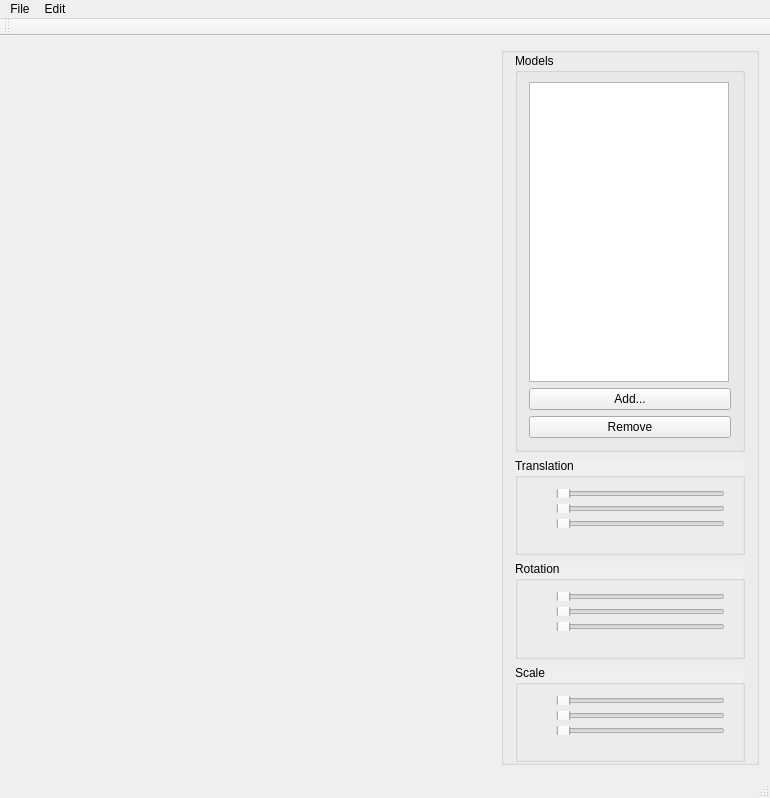
<?xml version="1.0" encoding="UTF-8"?>
<ui version="4.0">
 <class>MainWindow</class>
 <widget class="QMainWindow" name="MainWindow">
  <property name="geometry">
   <rect>
    <x>0</x>
    <y>0</y>
    <width>770</width>
    <height>798</height>
   </rect>
  </property>
  <property name="maximumSize">
   <size>
    <width>770</width>
    <height>16777215</height>
   </size>
  </property>
  <property name="windowTitle">
   <string>MainWindow</string>
  </property>
  <widget class="QWidget" name="centralWidget">
   <layout class="QHBoxLayout" name="horizontalLayout">
    <item>
     <widget class="BasicOpenGLView" name="oglwidget" native="true">
      <property name="sizePolicy">
       <sizepolicy hsizetype="Expanding" vsizetype="Expanding">
        <horstretch>0</horstretch>
        <verstretch>0</verstretch>
       </sizepolicy>
      </property>
      <property name="minimumSize">
       <size>
        <width>400</width>
        <height>300</height>
       </size>
      </property>
     </widget>
    </item>
    <item alignment="Qt::AlignRight">
     <widget class="QGroupBox" name="groupBox">
      <property name="sizePolicy">
       <sizepolicy hsizetype="Minimum" vsizetype="Preferred">
        <horstretch>0</horstretch>
        <verstretch>0</verstretch>
       </sizepolicy>
      </property>
      <property name="minimumSize">
       <size>
        <width>250</width>
        <height>0</height>
       </size>
      </property>
      <property name="title">
       <string/>
      </property>
      <layout class="QVBoxLayout" name="verticalLayout_2">
       <property name="topMargin">
        <number>0</number>
       </property>
       <property name="bottomMargin">
        <number>0</number>
       </property>
       <item alignment="Qt::AlignTop">
        <widget class="QGroupBox" name="groupModels">
         <property name="enabled">
          <bool>true</bool>
         </property>
         <property name="minimumSize">
          <size>
           <width>230</width>
           <height>0</height>
          </size>
         </property>
         <property name="maximumSize">
          <size>
           <width>230</width>
           <height>16777215</height>
          </size>
         </property>
         <property name="title">
          <string>Models</string>
         </property>
         <layout class="QVBoxLayout" name="verticalLayout">
          <property name="topMargin">
           <number>9</number>
          </property>
          <item>
           <widget class="QListWidget" name="listWidget">
            <property name="sizePolicy">
             <sizepolicy hsizetype="Expanding" vsizetype="Fixed">
              <horstretch>0</horstretch>
              <verstretch>0</verstretch>
             </sizepolicy>
            </property>
            <property name="minimumSize">
             <size>
              <width>200</width>
              <height>300</height>
             </size>
            </property>
            <property name="maximumSize">
             <size>
              <width>200</width>
              <height>16777215</height>
             </size>
            </property>
            <property name="alternatingRowColors">
             <bool>true</bool>
            </property>
            <property name="selectionMode">
             <enum>QAbstractItemView::ExtendedSelection</enum>
            </property>
            <property name="selectionBehavior">
             <enum>QAbstractItemView::SelectRows</enum>
            </property>
            <property name="selectionRectVisible">
             <bool>true</bool>
            </property>
           </widget>
          </item>
          <item>
           <widget class="QPushButton" name="addButton">
            <property name="text">
             <string>Add...</string>
            </property>
           </widget>
          </item>
          <item>
           <widget class="QPushButton" name="removeButton">
            <property name="text">
             <string>Remove</string>
            </property>
           </widget>
          </item>
         </layout>
        </widget>
       </item>
       <item>
        <widget class="QGroupBox" name="groupTranslation">
         <property name="autoFillBackground">
          <bool>true</bool>
         </property>
         <property name="title">
          <string>Translation</string>
         </property>
         <widget class="QWidget" name="layoutWidget">
          <property name="geometry">
           <rect>
            <x>30</x>
            <y>20</y>
            <width>191</width>
            <height>61</height>
           </rect>
          </property>
          <layout class="QVBoxLayout" name="verticalLayout_3">
           <item>
            <widget class="QSlider" name="slide_transx">
             <property name="sizePolicy">
              <sizepolicy hsizetype="Expanding" vsizetype="Fixed">
               <horstretch>0</horstretch>
               <verstretch>0</verstretch>
              </sizepolicy>
             </property>
             <property name="minimumSize">
              <size>
               <width>0</width>
               <height>5</height>
              </size>
             </property>
             <property name="maximumSize">
              <size>
               <width>16777215</width>
               <height>20</height>
              </size>
             </property>
             <property name="value">
              <number>0</number>
             </property>
             <property name="orientation">
              <enum>Qt::Horizontal</enum>
             </property>
            </widget>
           </item>
           <item>
            <widget class="QSlider" name="slide_transy">
             <property name="sizePolicy">
              <sizepolicy hsizetype="Expanding" vsizetype="Fixed">
               <horstretch>0</horstretch>
               <verstretch>0</verstretch>
              </sizepolicy>
             </property>
             <property name="minimumSize">
              <size>
               <width>0</width>
               <height>5</height>
              </size>
             </property>
             <property name="maximumSize">
              <size>
               <width>16777215</width>
               <height>20</height>
              </size>
             </property>
             <property name="orientation">
              <enum>Qt::Horizontal</enum>
             </property>
            </widget>
           </item>
           <item>
            <widget class="QSlider" name="slide_transz">
             <property name="sizePolicy">
              <sizepolicy hsizetype="Expanding" vsizetype="Fixed">
               <horstretch>0</horstretch>
               <verstretch>0</verstretch>
              </sizepolicy>
             </property>
             <property name="minimumSize">
              <size>
               <width>0</width>
               <height>5</height>
              </size>
             </property>
             <property name="maximumSize">
              <size>
               <width>16777215</width>
               <height>20</height>
              </size>
             </property>
             <property name="orientation">
              <enum>Qt::Horizontal</enum>
             </property>
            </widget>
           </item>
          </layout>
         </widget>
         <widget class="QWidget" name="layoutWidget">
          <property name="geometry">
           <rect>
            <x>10</x>
            <y>20</y>
            <width>12</width>
            <height>65</height>
           </rect>
          </property>
          <layout class="QVBoxLayout" name="verticalLayout_4">
           <item>
            <widget class="QLabel" name="label">
             <property name="styleSheet">
              <string notr="true"/>
             </property>
             <property name="text">
              <string>x</string>
             </property>
            </widget>
           </item>
           <item>
            <widget class="QLabel" name="label_2">
             <property name="styleSheet">
              <string notr="true"/>
             </property>
             <property name="text">
              <string>y</string>
             </property>
            </widget>
           </item>
           <item>
            <widget class="QLabel" name="label_3">
             <property name="styleSheet">
              <string notr="true"/>
             </property>
             <property name="text">
              <string>z</string>
             </property>
            </widget>
           </item>
          </layout>
         </widget>
         <zorder>layoutWidget</zorder>
         <zorder>layoutWidget</zorder>
        </widget>
       </item>
       <item>
        <widget class="QGroupBox" name="groupRotation">
         <property name="autoFillBackground">
          <bool>true</bool>
         </property>
         <property name="title">
          <string>Rotation</string>
         </property>
         <widget class="QWidget" name="layoutWidget">
          <property name="geometry">
           <rect>
            <x>10</x>
            <y>20</y>
            <width>12</width>
            <height>65</height>
           </rect>
          </property>
          <layout class="QVBoxLayout" name="verticalLayout_5">
           <item>
            <widget class="QLabel" name="label_4">
             <property name="styleSheet">
              <string notr="true"/>
             </property>
             <property name="text">
              <string>x</string>
             </property>
            </widget>
           </item>
           <item>
            <widget class="QLabel" name="label_5">
             <property name="styleSheet">
              <string notr="true"/>
             </property>
             <property name="text">
              <string>y</string>
             </property>
            </widget>
           </item>
           <item>
            <widget class="QLabel" name="label_6">
             <property name="styleSheet">
              <string notr="true"/>
             </property>
             <property name="text">
              <string>z</string>
             </property>
            </widget>
           </item>
          </layout>
         </widget>
         <widget class="QWidget" name="layoutWidget_2">
          <property name="geometry">
           <rect>
            <x>30</x>
            <y>20</y>
            <width>191</width>
            <height>61</height>
           </rect>
          </property>
          <layout class="QVBoxLayout" name="verticalLayout_6">
           <item>
            <widget class="QSlider" name="slide_rotx">
             <property name="sizePolicy">
              <sizepolicy hsizetype="Expanding" vsizetype="Fixed">
               <horstretch>0</horstretch>
               <verstretch>0</verstretch>
              </sizepolicy>
             </property>
             <property name="minimumSize">
              <size>
               <width>0</width>
               <height>5</height>
              </size>
             </property>
             <property name="maximumSize">
              <size>
               <width>16777215</width>
               <height>20</height>
              </size>
             </property>
             <property name="value">
              <number>0</number>
             </property>
             <property name="orientation">
              <enum>Qt::Horizontal</enum>
             </property>
            </widget>
           </item>
           <item>
            <widget class="QSlider" name="slide_roty">
             <property name="sizePolicy">
              <sizepolicy hsizetype="Expanding" vsizetype="Fixed">
               <horstretch>0</horstretch>
               <verstretch>0</verstretch>
              </sizepolicy>
             </property>
             <property name="minimumSize">
              <size>
               <width>0</width>
               <height>5</height>
              </size>
             </property>
             <property name="maximumSize">
              <size>
               <width>16777215</width>
               <height>20</height>
              </size>
             </property>
             <property name="orientation">
              <enum>Qt::Horizontal</enum>
             </property>
            </widget>
           </item>
           <item>
            <widget class="QSlider" name="slide_rotz">
             <property name="sizePolicy">
              <sizepolicy hsizetype="Expanding" vsizetype="Fixed">
               <horstretch>0</horstretch>
               <verstretch>0</verstretch>
              </sizepolicy>
             </property>
             <property name="minimumSize">
              <size>
               <width>0</width>
               <height>5</height>
              </size>
             </property>
             <property name="maximumSize">
              <size>
               <width>16777215</width>
               <height>20</height>
              </size>
             </property>
             <property name="orientation">
              <enum>Qt::Horizontal</enum>
             </property>
            </widget>
           </item>
          </layout>
         </widget>
        </widget>
       </item>
       <item>
        <widget class="QGroupBox" name="groupScale">
         <property name="enabled">
          <bool>true</bool>
         </property>
         <property name="autoFillBackground">
          <bool>true</bool>
         </property>
         <property name="title">
          <string>Scale</string>
         </property>
         <widget class="QWidget" name="layoutWidget_3">
          <property name="geometry">
           <rect>
            <x>10</x>
            <y>20</y>
            <width>12</width>
            <height>65</height>
           </rect>
          </property>
          <layout class="QVBoxLayout" name="verticalLayout_7">
           <item>
            <widget class="QLabel" name="label_7">
             <property name="styleSheet">
              <string notr="true"/>
             </property>
             <property name="text">
              <string>x</string>
             </property>
            </widget>
           </item>
           <item>
            <widget class="QLabel" name="label_8">
             <property name="styleSheet">
              <string notr="true"/>
             </property>
             <property name="text">
              <string>y</string>
             </property>
            </widget>
           </item>
           <item>
            <widget class="QLabel" name="label_9">
             <property name="styleSheet">
              <string notr="true"/>
             </property>
             <property name="text">
              <string>z</string>
             </property>
            </widget>
           </item>
          </layout>
         </widget>
         <widget class="QWidget" name="layoutWidget_4">
          <property name="geometry">
           <rect>
            <x>30</x>
            <y>20</y>
            <width>191</width>
            <height>61</height>
           </rect>
          </property>
          <layout class="QVBoxLayout" name="verticalLayout_8">
           <item>
            <widget class="QSlider" name="slide_scalex">
             <property name="sizePolicy">
              <sizepolicy hsizetype="Expanding" vsizetype="Fixed">
               <horstretch>0</horstretch>
               <verstretch>0</verstretch>
              </sizepolicy>
             </property>
             <property name="minimumSize">
              <size>
               <width>0</width>
               <height>5</height>
              </size>
             </property>
             <property name="maximumSize">
              <size>
               <width>16777215</width>
               <height>20</height>
              </size>
             </property>
             <property name="value">
              <number>0</number>
             </property>
             <property name="orientation">
              <enum>Qt::Horizontal</enum>
             </property>
            </widget>
           </item>
           <item>
            <widget class="QSlider" name="slide_scaley">
             <property name="sizePolicy">
              <sizepolicy hsizetype="Expanding" vsizetype="Fixed">
               <horstretch>0</horstretch>
               <verstretch>0</verstretch>
              </sizepolicy>
             </property>
             <property name="minimumSize">
              <size>
               <width>0</width>
               <height>5</height>
              </size>
             </property>
             <property name="maximumSize">
              <size>
               <width>16777215</width>
               <height>20</height>
              </size>
             </property>
             <property name="orientation">
              <enum>Qt::Horizontal</enum>
             </property>
            </widget>
           </item>
           <item>
            <widget class="QSlider" name="slide_scalez">
             <property name="sizePolicy">
              <sizepolicy hsizetype="Expanding" vsizetype="Fixed">
               <horstretch>0</horstretch>
               <verstretch>0</verstretch>
              </sizepolicy>
             </property>
             <property name="minimumSize">
              <size>
               <width>0</width>
               <height>5</height>
              </size>
             </property>
             <property name="maximumSize">
              <size>
               <width>16777215</width>
               <height>20</height>
              </size>
             </property>
             <property name="orientation">
              <enum>Qt::Horizontal</enum>
             </property>
            </widget>
           </item>
          </layout>
         </widget>
        </widget>
       </item>
      </layout>
     </widget>
    </item>
   </layout>
  </widget>
  <widget class="QMenuBar" name="menuBar">
   <property name="geometry">
    <rect>
     <x>0</x>
     <y>0</y>
     <width>770</width>
     <height>25</height>
    </rect>
   </property>
   <widget class="QMenu" name="menuFile">
    <property name="title">
     <string>File</string>
    </property>
    <addaction name="actionAdd_Model"/>
   </widget>
   <widget class="QMenu" name="menuEdit">
    <property name="title">
     <string>Edit</string>
    </property>
    <addaction name="actionRemove_Selected"/>
   </widget>
   <addaction name="menuFile"/>
   <addaction name="menuEdit"/>
  </widget>
  <widget class="QToolBar" name="mainToolBar">
   <attribute name="toolBarArea">
    <enum>TopToolBarArea</enum>
   </attribute>
   <attribute name="toolBarBreak">
    <bool>false</bool>
   </attribute>
  </widget>
  <widget class="QStatusBar" name="statusBar"/>
  <action name="actionAdd_Model">
   <property name="text">
    <string>Add Model...</string>
   </property>
  </action>
  <action name="actionRemove_Selected">
   <property name="text">
    <string>Remove Selected</string>
   </property>
  </action>
 </widget>
 <layoutdefault spacing="6" margin="11"/>
 <customwidgets>
  <customwidget>
   <class>BasicOpenGLView</class>
   <extends>QWidget</extends>
   <header>basicopenglview.h</header>
   <container>1</container>
  </customwidget>
 </customwidgets>
 <resources/>
 <connections/>
</ui>
